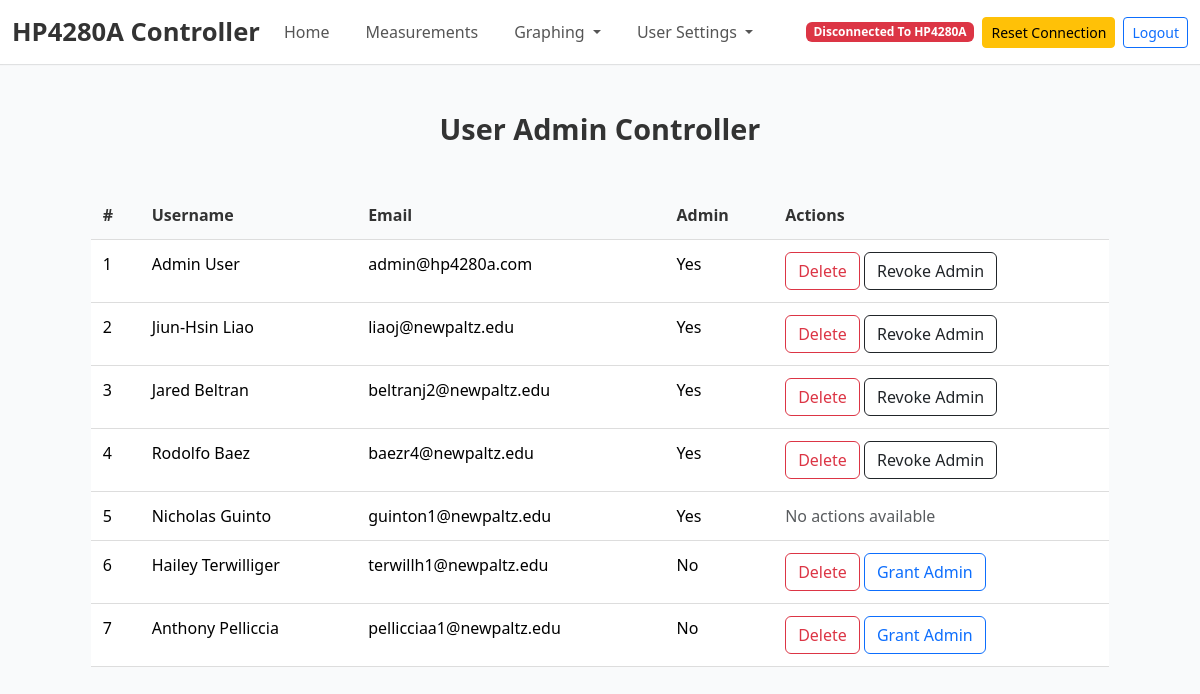
The app's page /documentation (signed in) with its own data.
### tables this page shows
CREATE TABLE users (
            id INTEGER PRIMARY KEY AUTOINCREMENT,
            first_name TEXT NOT NULL,
            last_name TEXT NOT NULL,
            email TEXT NOT NULL UNIQUE,
            password TEXT NOT NULL,
            is_admin INTEGER NOT NULL DEFAULT 0
        );

### main.py (the view, shortened to what this page needs)
@app.route('/documentation', methods=["GET", "POST"])
def documentation():
    if 'email' not in session:
        flash("Please log in to access this page.", "error")
        return redirect(url_for("login"))
    user = get_user_by_email(session['email'])
    if not user:
        flash("User not found. Please log in again.", "error")
        return redirect(url_for("login"))
    if user[5] == 0:  # Check the `is_admin` value
        flash("You do not have permission to access this page.", "error")
        return redirect(url_for("login"))
    conn = sqlite3.connect(DB_path)
    cursor = conn.cursor()
    cursor.execute("SELECT first_name, last_name, email, id, is_admin FROM users WHERE email != 'demo@hp4280a.com'")
    users = cursor.fetchall()
    conn.close()
    return render_template("documentation.html", users=users, logged_in_email=session['email'])

### database.py (called while the page is built)
def get_user_by_email(email):
    conn = sqlite3.connect(DB_path)
    cursor = conn.cursor()
    cursor.execute('''
        SELECT * FROM users WHERE email = ?
    ''', (email,))
    user = cursor.fetchone()
    conn.close()
    return user

### main.py (called while the page is built, shortened)
@app.context_processor
def inject_user_info():
    if 'email' in session:
        user = get_user_by_email(session['email'])
        if user:
            return {
                'username': f"{user[1]} {user[2]}",  # First name and last name
                'user_id': user[0],  # User ID
                'email': user[3],  # Email
                'is_admin': user[5] == 1  # Check if the user is an admin (assuming `is_admin` is the 6th column)
            }

@app.context_processor
def inject_connection_status():
    return {
        'connection_status': 'failure',
        'terminal_output': ["No connection."]
    }

### templates/documentation.html (shortened to what this page needs)
{% extends "base.html" %}
{% block content %}
<h3 class="text-center mt-5 mb-4">User Admin Controller</h3>
<div class="table-container">
    <table class="table">
        <thead>
            <tr>
                <th>#</th>
                <th>Username</th>
                <th>Email</th>
                <th>Admin</th>
                <th>Actions</th>
            </tr>
        </thead>
        <tbody>
            {% for user in users %}
            <tr>
                <td>{{ loop.index }}</td>
                <td>{{ user[0] }} {{ user[1] }}</td>
                <td>{{ user[2] }}</td>
                <td>{{ "Yes" if user[4] == 1 else "No" }}</td>
                <td class="action-buttons">
                    {% if user[2] != logged_in_email %}
                        <form method="POST" action="{{ url_for('documentation') }}" style="display:inline;" onsubmit="return confirmDelete()">
                            <button type="submit" name="action" value="delete" class="btn btn-outline-danger">Delete</button>
                        </form>
                        {% if user[4] == 0 %}
                        <form method="POST" action="{{ url_for('documentation') }}" style="display:inline;">
                            <button type="submit" name="action" value="grant_admin" class="btn btn-outline-primary">Grant Admin</button>
                        </form>
                        {% else %}
                        <form method="POST" action="{{ url_for('documentation') }}" style="display:inline;">
                            <button type="submit" name="action" value="revoke_admin" class="btn btn-outline-dark">Revoke Admin</button>
                        </form>
                        {% endif %}
                    {% else %}
                        <span class="text-muted">No actions available</span>
                    {% endif %}
                </td>
            </tr>
            {% endfor %}
        </tbody>
    </table>
</div>
{% endblock %}

### templates/documentation.html (style rules this page uses)
body { background-color: #f9f9f9; color: #333; }
h3 { font-size: 1.8rem; font-weight: 600; color: #333; }
.table-container { max-width: 90%; margin: 0 auto; padding: 20px; margin-top: 20px; }
.table { width: 100%; border-collapse: collapse; font-size: 1rem; }
.table th, .table td { padding: 12px; text-align: left; border-bottom: 1px solid #ddd; }
.table th { font-weight: bold; color: #333; background-color: transparent; }

### records on screen
users: first_name "Admin", last_name "User", email "admin@hp4280a.com", is_admin "Yes"
users: first_name "Jiun-Hsin", last_name "Liao", email "liaoj@newpaltz.edu", is_admin "Yes"
users: first_name "Jared", last_name "Beltran", email "beltranj2@newpaltz.edu", is_admin "Yes"
users: first_name "Rodolfo", last_name "Baez", email "baezr4@newpaltz.edu", is_admin "Yes"
users: first_name "Nicholas", last_name "Guinto", email "guinton1@newpaltz.edu", is_admin "Yes", shows "No actions available"
users: first_name "Hailey", last_name "Terwilliger", email "terwillh1@newpaltz.edu", is_admin "No"
users: first_name "Anthony", last_name "Pelliccia", email "pellicciaa1@newpaltz.edu", is_admin "No"
